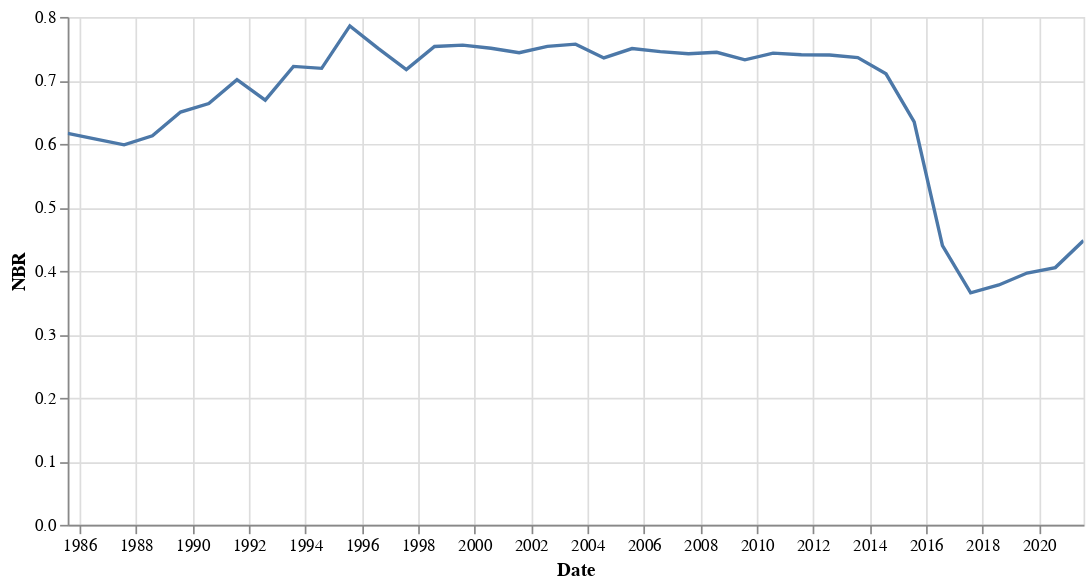

Notebook cell for this chart:
### Markdown cell above
### Line chart

Display the Landsat NBR time series for the point of interest as a line plot.

### Code cell
alt.Chart(nbr_df).mark_line().encode(
    x=alt.X('Timestamp:T', title='Date'),
    y='NBR:Q',
    tooltip=[
             alt.Tooltip('Timestamp:T', title='Date'),
             alt.Tooltip('NBR:Q')
             ]).properties(width=600, height=300).interactive()

### Figure 1 — Vega-Lite specification as saved in the notebook (floating-point values rounded to 4 significant figures)
{"config": {"view": {"continuousWidth": 400, "continuousHeight": 300}}, "data": {"name": "data-80020b7d0e8cd773ff012b2b235bf2f4"}, "mark": "line", "encoding": {"tooltip": [{"field": "Timestamp", "title": "Date", "type": "temporal"}, {"field": "NBR", "type": "quantitative"}], "x": {"field": "Timestamp", "title": "Date", "type": "temporal"}, "y": {"field": "NBR", "type": "quantitative"}}, "height": 300, "selection": {"selector005": {"type": "interval", "bind": "scales", "encodings": ["x", "y"]}}, "width": 600, "$schema": "https://vega.github.io/schema/vega-lite/v4.17.0.json", "datasets": {"data-80020b7d0e8cd773ff012b2b235bf2f4": [{"NBR": 0.736, "millis": 1375381797010, "system:index": "1_1_LC08_041035_20130817", "Timestamp": "2013-08-01T18:29:57.010000", "Year": 2013, "Month": 8, "Day": 1, "DOY": 213}, {"NBR": 0.7104, "millis": 1406917680770, "system:index": "1_1_LC08_041035_20140820", "Timestamp": "2014-08-01T18:28:00.770000", "Year": 2014, "Month": 8, "Day": 1, "DOY": 213}, {"NBR": 0.6349, "millis": 1438453662550, "system:index": "1_1_LC08_041035_20150823", "Timestamp": "2015-08-01T18:27:42.550000", "Year": 2015, "Month": 8, "Day": 1, "DOY": 213}, {"NBR": 0.4398, "millis": 1470076084946, "system:index": "1_1_LC08_041035_20160825", "Timestamp": "2016-08-01T18:28:04.946000", "Year": 2016, "Month": 8, "Day": 1, "DOY": 214}, {"NBR": 0.3654, "millis": 1501612078280, "system:index": "1_1_LC08_041035_20170812", "Timestamp": "2017-08-01T18:27:58.280000", "Year": 2017, "Month": 8, "Day": 1, "DOY": 213}, {"NBR": 0.3778, "millis": 1533148042330, "system:index": "1_1_LC08_041035_20180815", "Timestamp": "2018-08-01T18:27:22.330000", "Year": 2018, "Month": 8, "Day": 1, "DOY": 213}, {"NBR": 0.3966, "millis": 1564684085223, "system:index": "1_1_LC08_041035_20190818", "Timestamp": "2019-08-01T18:28:05.223000", "Year": 2019, "Month": 8, "Day": 1, "DOY": 213}, {"NBR": 0.4052, "millis": 1596306479894, "system:index": "1_1_LC08_041035_20200820", "Timestamp": "2020-08-01T18:27:59.894000", "Year": 2020, "Month": 8, "Day": 1, "DOY": 214}, {"NBR": 0.4477, "millis": 1627842487199, "system:index": "1_1_LC08_041035_20210823", "Timestamp": "2021-08-01T18:28:07.199000", "Year": 2021, "Month": 8, "Day": 1, "DOY": 213}, {"NBR": 0.7556, "millis": 933531646815, "system:index": "1_2_LE07_041035_19990819", "Timestamp": "1999-08-01T18:20:46.815000", "Year": 1999, "Month": 8, "Day": 1, "DOY": 213}, {"NBR": 0.7507, "millis": 965153937069, "system:index": "1_2_LE07_041035_20000821", "Timestamp": "2000-08-01T18:18:57.069000", "Year": 2000, "Month": 8, "Day": 1, "DOY": 214}, {"NBR": 0.7437, "millis": 996689802906, "system:index": "1_2_LE07_041035_20010824", "Timestamp": "2001-08-01T18:16:42.906000", "Year": 2001, "Month": 8, "Day": 1, "DOY": 213}, {"NBR": 0.7536, "millis": 1028225754280, "system:index": "1_2_LE07_041035_20020827", "Timestamp": "2002-08-01T18:15:54.280000", "Year": 2002, "Month": 8, "Day": 1, "DOY": 213}, {"NBR": 0.7572, "millis": 1059761780640, "system:index": "1_2_LE07_041035_20030814", "Timestamp": "2003-08-01T18:16:20.640000", "Year": 2003, "Month": 8, "Day": 1, "DOY": 213}, {"NBR": 0.7354, "millis": 1091384204150, "system:index": "1_2_LE07_041035_20040816", "Timestamp": "2004-08-01T18:16:44.150000", "Year": 2004, "Month": 8, "Day": 1, "DOY": 214}, {"NBR": 0.7502, "millis": 1122920234120, "system:index": "1_2_LE07_041035_20050819", "Timestamp": "2005-08-01T18:17:14.120000", "Year": 2005, "Month": 8, "Day": 1, "DOY": 213}, {"NBR": 0.7454, "millis": 1154456255160, "system:index": "1_2_LE07_041035_20060822", "Timestamp": "2006-08-01T18:17:35.160000", "Year": 2006, "Month": 8, "Day": 1, "DOY": 213}, {"NBR": 0.742, "millis": 1185992273940, "system:index": "1_2_LE07_041035_20070825", "Timestamp": "2007-08-01T18:17:53.940000", "Year": 2007, "Month": 8, "Day": 1, "DOY": 213}, {"NBR": 0.7444, "millis": 1217614627080, "system:index": "1_2_LE07_041035_20080811", "Timestamp": "2008-08-01T18:17:07.080000", "Year": 2008, "Month": 8, "Day": 1, "DOY": 214}, {"NBR": 0.7325, "millis": 1249150686200, "system:index": "1_2_LE07_041035_20090814", "Timestamp": "2009-08-01T18:18:06.200000", "Year": 2009, "Month": 8, "Day": 1, "DOY": 213}, {"NBR": 0.7429, "millis": 1280686809960, "system:index": "1_2_LE07_041035_20100817", "Timestamp": "2010-08-01T18:20:09.960000", "Year": 2010, "Month": 8, "Day": 1, "DOY": 213}, {"NBR": 0.7405, "millis": 1312222879940, "system:index": "1_2_LE07_041035_20110820", "Timestamp": "2011-08-01T18:21:19.940000", "Year": 2011, "Month": 8, "Day": 1, "DOY": 213}, {"NBR": 0.7399, "millis": 1343845388500, "system:index": "1_2_LE07_041035_20120822", "Timestamp": "2012-08-01T18:23:08.500000", "Year": 2012, "Month": 8, "Day": 1, "DOY": 214}, {"NBR": 0.6166, "millis": 491767040424, "system:index": "2_LT05_041035_19850905", "Timestamp": "1985-08-01T17:57:20.424000", "Year": 1985, "Month": 8, "Day": 1, "DOY": 213}, {"NBR": 0.6074, "millis": 523302555894, "system:index": "2_LT05_041035_19860823", "Timestamp": "1986-08-01T17:49:15.894000", "Year": 1986, "Month": 8, "Day": 1, "DOY": 213}, {"NBR": 0.5985, "millis": 554838882148, "system:index": "2_LT05_041035_19870911", "Timestamp": "1987-08-01T17:54:42.148000", "Year": 1987, "Month": 8, "Day": 1, "DOY": 213}, {"NBR": 0.6128, "millis": 586461518729, "system:index": "2_LT05_041035_19880812", "Timestamp": "1988-08-01T17:58:38.729000", "Year": 1988, "Month": 8, "Day": 1, "DOY": 214}, {"NBR": 0.6501, "millis": 617997276951, "system:index": "2_LT05_041035_19890815", "Timestamp": "1989-08-01T17:54:36.951000", "Year": 1989, "Month": 8, "Day": 1, "DOY": 213}, {"NBR": 0.6635, "millis": 649532873321, "system:index": "2_LT05_041035_19900818", "Timestamp": "1990-08-01T17:47:53.321000", "Year": 1990, "Month": 8, "Day": 1, "DOY": 213}, {"NBR": 0.7012, "millis": 681069091240, "system:index": "2_LT05_041035_19910821", "Timestamp": "1991-08-01T17:51:31.240000", "Year": 1991, "Month": 8, "Day": 1, "DOY": 213}, {"NBR": 0.6689, "millis": 712691421831, "system:index": "2_LT05_041035_19920823", "Timestamp": "1992-08-01T17:50:21.831000", "Year": 1992, "Month": 8, "Day": 1, "DOY": 214}, {"NBR": 0.7221, "millis": 744227418391, "system:index": "2_LT05_041035_19930826", "Timestamp": "1993-08-01T17:50:18.391000", "Year": 1993, "Month": 8, "Day": 1, "DOY": 213}, {"NBR": 0.719, "millis": 775763117643, "system:index": "2_LT05_041035_19940813", "Timestamp": "1994-08-01T17:45:17.643000", "Year": 1994, "Month": 8, "Day": 1, "DOY": 213}, {"NBR": 0.7859, "millis": 807298277364, "system:index": "2_LT05_041035_19950816", "Timestamp": "1995-08-01T17:31:17.364000", "Year": 1995, "Month": 8, "Day": 1, "DOY": 213}, {"NBR": 0.7504, "millis": 838921448223, "system:index": "2_LT05_041035_19960818", "Timestamp": "1996-08-01T17:44:08.223000", "Year": 1996, "Month": 8, "Day": 1, "DOY": 214}, {"NBR": 0.7169, "millis": 870458377378, "system:index": "2_LT05_041035_19970821", "Timestamp": "1997-08-01T17:59:37.378000", "Year": 1997, "Month": 8, "Day": 1, "DOY": 213}, {"NBR": 0.7534, "millis": 901994790848, "system:index": "2_LT05_041035_19980824", "Timestamp": "1998-08-01T18:06:30.848000", "Year": 1998, "Month": 8, "Day": 1, "DOY": 213}]}}
